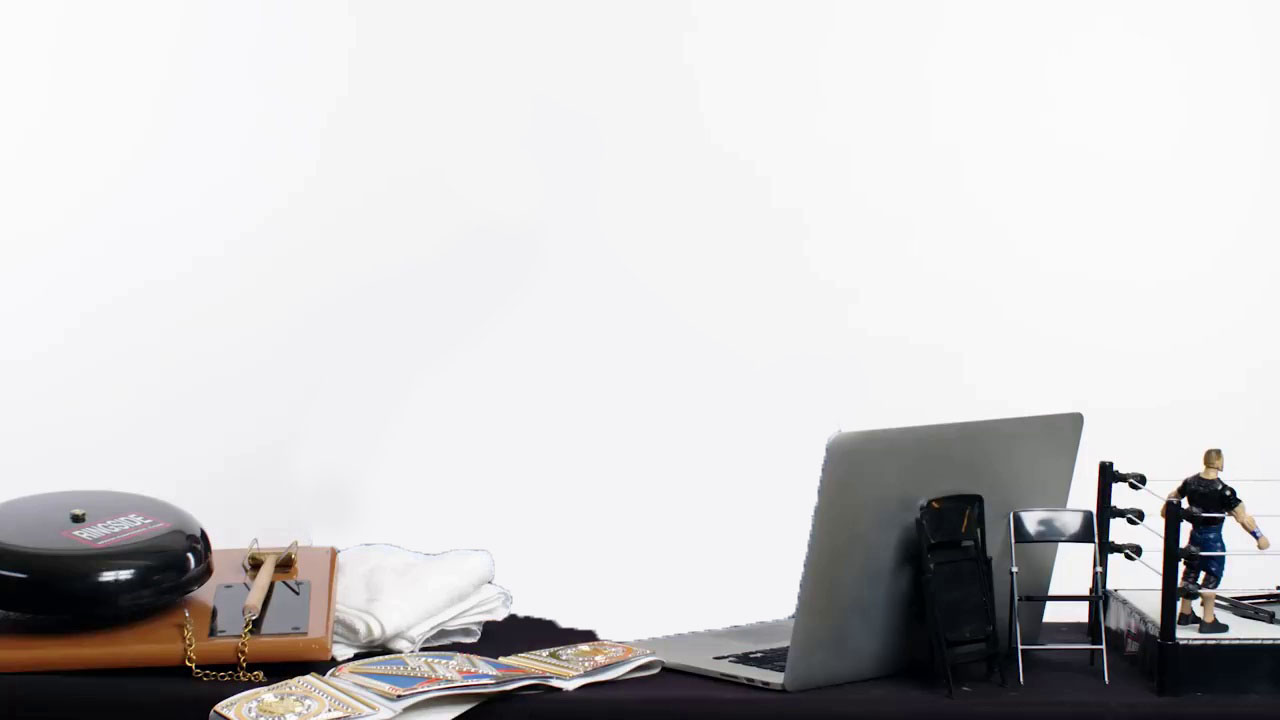
#> input picture resource/john_cena_bg.jpg, 1280 x 720 px, found by its file name
$ python john_cena.py
#> lines starting #> are read from the running program, lines starting #| are printed output that depends on the picture; after the words box and inside, x2 and y2 are one past the last pixel; in counts of white or black regions, pixels touching at a corner belong together; pictures that were not available may be replaced by others from this repository, and a replacement may not be noted
import cv2
import numpy as np
# import argparse

def pipeline(img, img_bg, range_lower, range_upper):

    # Convert BGR to HSV
    hsv = cv2.cvtColor(img, cv2.COLOR_BGR2HSV)

    lower_colour = np.array(range_lower)
    upper_colour = np.array(range_upper)

    # Threshold the HSV image to get only blue colors
    mask = cv2.inRange(hsv, lower_colour, upper_colour)

    # Remove noise outside the figure
    kernel = np.ones(shape=(5, 5), dtype=np.uint8)
    mask = cv2.morphologyEx(mask, cv2.MORPH_OPEN, kernel)
    # cv2.imshow('morph_open', open)

    inv = cv2.bitwise_not(mask)

    # Original image with area of interest shaded with black
    res = cv2.bitwise_and(img, img, mask=inv)

    # Get background portion with mask shape
    cutout = cv2.bitwise_and(img_bg, img_bg, mask=mask)

    res = cv2.add(res, cutout)

    return res, mask, cutout

face_cascade = cv2.CascadeClassifier('resource/haarcascade_frontalface_default.xml')

cap = cv2.VideoCapture('john_cena.mp4')

img_bg = cv2.imread('john_cena_bg.jpg')
#> img_bg is the input picture: shape (720, 1280, 3); mean B, G, R 204.4, 203.7, 204.9

while(cap.isOpened()):

    _, img = cap.read()
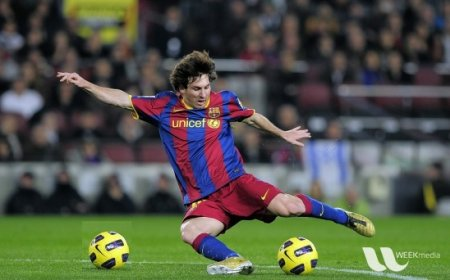
#> input picture messi.jpg, 450 x 280 px, given in place of john_cena.mp4, which was not available
#> img is the input picture: shape (280, 450, 3); mean B, G, R 72.3, 85.8, 82.3
    gray = cv2.cvtColor(img, cv2.COLOR_BGR2GRAY)
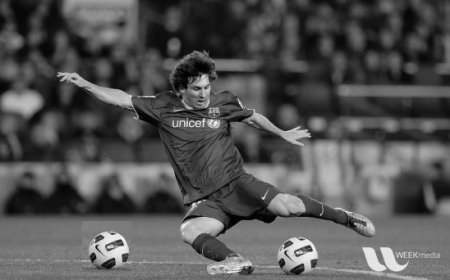
#> gray: shape (280, 450); min 0, max 249, mean 83.2
    # [4 lines of commented-out code are left out]

    res, mask, cutout = pipeline(img, img_bg, [0, 7, 15], [61, 94, 255])
#> in pipeline, `hsv = cv2.cvtColor(img, cv2.COLOR_BGR2HSV)`: hsv: shape (280, 450, 3); mean H, S, V 82.6, 86.9, 99.6
#> in pipeline, `mask = cv2.inRange(hsv, lower_colour, upper_colour)`:
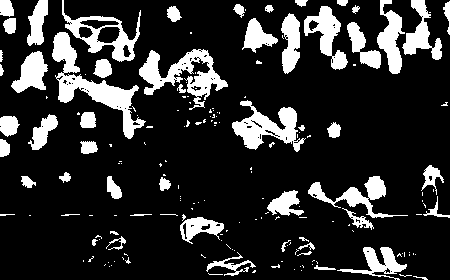
#> mask: shape (280, 450); 17.9% white; 177 white regions (121 under 20 px), largest, box (x1, y1, x2, y2) and area: (52, 32, 146, 139) 2501, (139, 49, 228, 110) 1999, (232, 100, 306, 152) 1658
#> in pipeline, `mask = cv2.morphologyEx(mask, cv2.MORPH_OPEN, kernel)`:
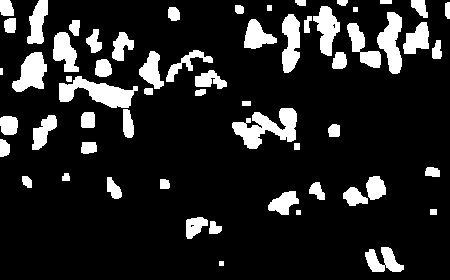
#> mask: shape (280, 450); 14.1% white; 60 white regions, largest, box (x1, y1, x2, y2) and area: (232, 108, 297, 149) 1368, (59, 76, 138, 108) 1267, (377, 12, 402, 74) 919
#> in pipeline, `res = cv2.bitwise_and(img, img, mask=inv)`:
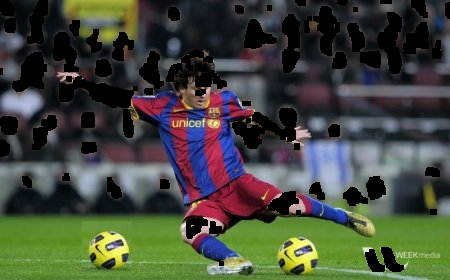
#> res: shape (280, 450, 3); mean B, G, R 60.6, 72.9, 68
#> (the run stopped early here; a loop or call above may not have finished)
